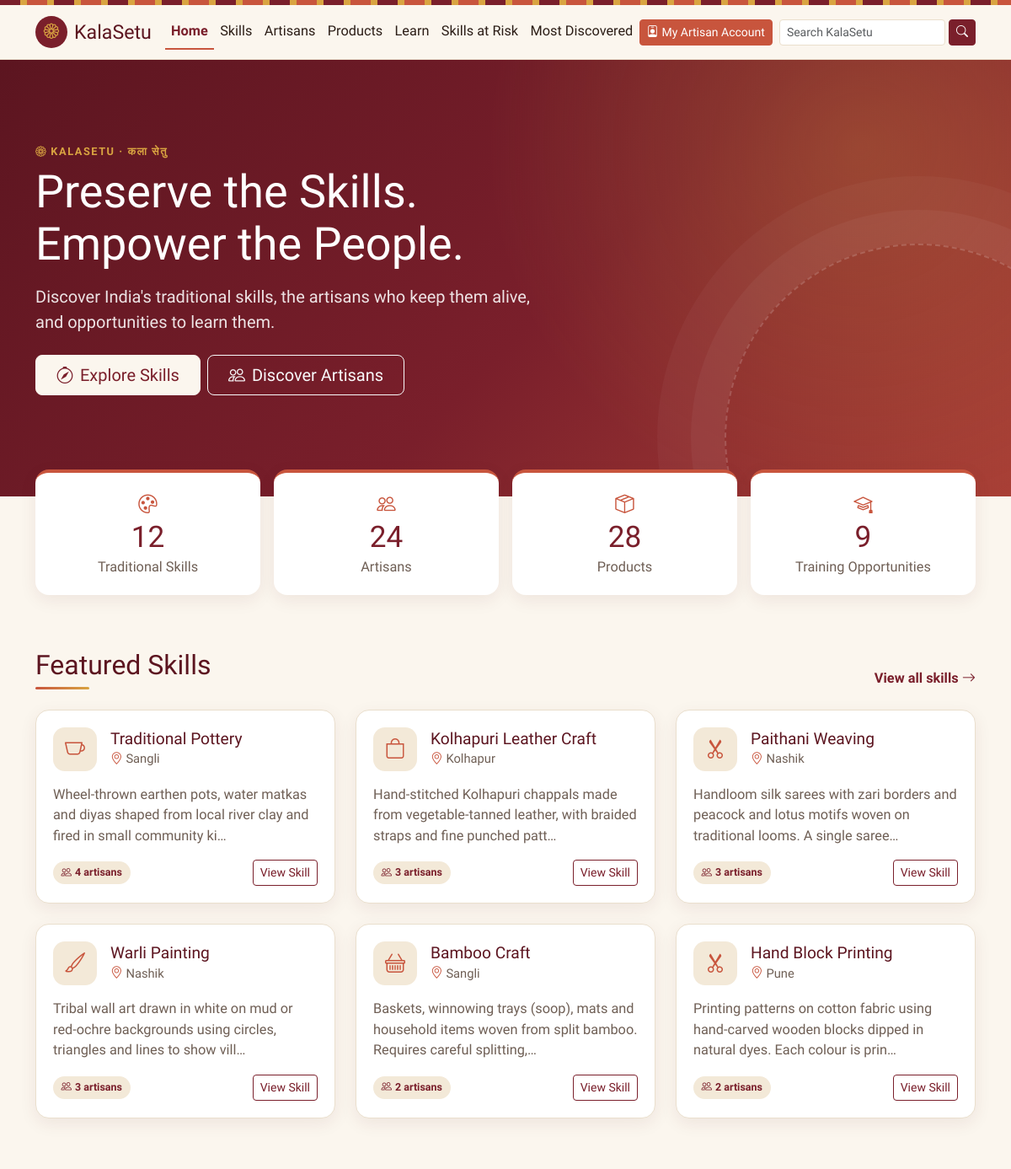
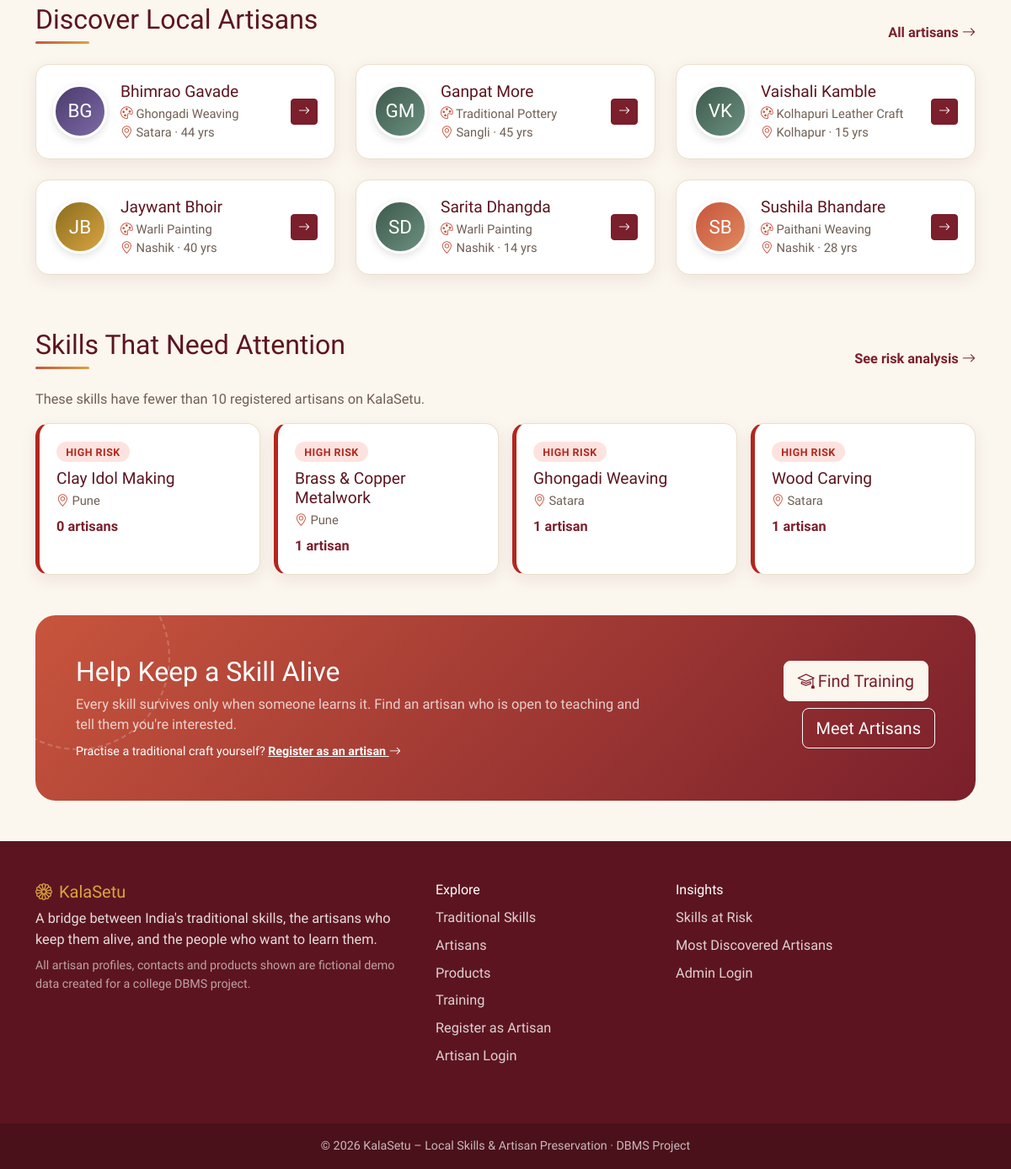
/ (signed in), run on the app's committed database (2 pictures, top to bottom).
### tables this page shows
CREATE TABLE skills (
    skill_id    INT PRIMARY KEY AUTO_INCREMENT,
    district_id INT NOT NULL,
    skill_name  VARCHAR(150) NOT NULL,
    category    VARCHAR(100) NOT NULL,
    description TEXT,
    CONSTRAINT fk_skill_district FOREIGN KEY (district_id)
        REFERENCES districts(district_id)
        ON UPDATE CASCADE ON DELETE RESTRICT
);

CREATE TABLE districts (
    district_id   INT PRIMARY KEY AUTO_INCREMENT,
    district_name VARCHAR(100) NOT NULL,
    state         VARCHAR(100) NOT NULL
);

CREATE TABLE artisans (
    artisan_id          INT PRIMARY KEY AUTO_INCREMENT,
    skill_id            INT NOT NULL,
    artisan_name        VARCHAR(150) NOT NULL,
    age                 INT,
    experience          INT,
    bio                 TEXT,
    contact             VARCHAR(100),
    accepts_apprentices BOOLEAN DEFAULT FALSE,
    profile_image       VARCHAR(255),
    CONSTRAINT fk_artisan_skill FOREIGN KEY (skill_id)
        REFERENCES skills(skill_id)
        ON UPDATE CASCADE ON DELETE RESTRICT
);

### index.php (the view, shortened to what this page needs)
<?php
require 'config/database.php';
require 'includes/functions.php';
$root = '';
$stats = $pdo->query("
    SELECT (SELECT COUNT(*) FROM skills)   AS total_skills,
           (SELECT COUNT(*) FROM artisans) AS total_artisans,
           (SELECT COUNT(*) FROM products) AS total_products,
           (SELECT COUNT(*) FROM training) AS total_training
")->fetch();
$featuredSkills = $pdo->query("
    SELECT s.skill_id, s.skill_name, s.category, s.description, d.district_name,
           COUNT(a.artisan_id) AS artisan_count
    FROM skills s
    INNER JOIN districts d ON s.district_id = d.district_id
    LEFT JOIN artisans a   ON a.skill_id = s.skill_id
    GROUP BY s.skill_id, s.skill_name, s.category, s.description, d.district_name
    ORDER BY artisan_count DESC, s.skill_name
    LIMIT 6
")->fetchAll();
$artisans = $pdo->query("
    SELECT a.artisan_id, a.artisan_name, a.experience, a.profile_image, a.accepts_apprentices,
           s.skill_name, d.district_name
    FROM artisans a
    INNER JOIN skills s    ON a.skill_id = s.skill_id
    INNER JOIN districts d ON s.district_id = d.district_id
    ORDER BY RAND()
    LIMIT 6
")->fetchAll();
$attention = $pdo->query("
    SELECT s.skill_id, s.skill_name, d.district_name, COUNT(a.artisan_id) AS artisan_count
    FROM skills s
    INNER JOIN districts d ON s.district_id = d.district_id
    LEFT JOIN artisans a   ON a.skill_id = s.skill_id
    GROUP BY s.skill_id, s.skill_name, d.district_name
    HAVING COUNT(a.artisan_id) < 10
    ORDER BY artisan_count ASC, s.skill_name
    LIMIT 4
")->fetchAll();
include 'includes/header.php';
?>
<section class="hero py-5">
    <div class="container py-lg-5 position-relative" style="z-index:1">
        <div class="row align-items-center">
            <div class="col-lg-8">
                <span class="hero-kicker mb-2"><i class="bi bi-flower1 me-1"></i>KalaSetu · कला सेतु</span>
                <h1 class="mb-3">Preserve the Skills.<br>Empower the People.</h1>
                <p class="lead mb-4">Discover India's traditional skills, the artisans who keep them alive, and opportunities to learn them.</p>
                <div class="d-flex flex-wrap gap-2 pb-4">
                    <a href="skills.php" class="btn btn-light-cream btn-lg px-4"><i class="bi bi-compass me-2"></i>Explore Skills</a>
                    <a href="artisans.php" class="btn btn-outline-light btn-lg px-4"><i class="bi bi-people me-2"></i>Discover Artisans</a>
                </div>
            </div>
        </div>
    </div>
</section>
<section class="container stats-wrap">
    <div class="row g-3">
        <?php
        $statItems = [
            ['num' => $stats['total_skills'],   'label' => 'Traditional Skills',     'icon' => 'bi-palette'],
            ['num' => $stats['total_artisans'], 'label' => 'Artisans',               'icon' => 'bi-people'],
            ['num' => $stats['total_products'], 'label' => 'Products',               'icon' => 'bi-box-seam'],
            ['num' => $stats['total_training'], 'label' => 'Training Opportunities', 'icon' => 'bi-mortarboard'],
        ];
        foreach ($statItems as $s): ?>
        <div class="col-6 col-md-3">
            <div class="stat-card">
                <i class="bi <?= $s['icon'] ?>"></i>
                <div class="stat-num mt-1"><?= (int) $s['num'] ?></div>
                <div class="stat-label"><?= e($s['label']) ?></div>
            </div>
        </div>
        <?php endforeach; ?>
    </div>
</section>
<section class="container mt-5 pt-3">
    <div class="d-flex justify-content-between align-items-end flex-wrap gap-2">
        <h2 class="section-title">Featured Skills</h2>
        <a href="skills.php" class="mb-4 text-decoration-none fw-semibold">View all skills <i class="bi bi-arrow-right"></i></a>
    </div>
    <div class="row g-4">
        <?php foreach ($featuredSkills as $sk): ?>
        <div class="col-md-6 col-lg-4">
            <div class="ks-card">
                <div class="card-body d-flex flex-column">
                    <div class="d-flex align-items-center gap-3 mb-3">
                        <span class="skill-icon"><i class="bi <?= category_icon($sk['category']) ?>"></i></span>
                        <div>
                            <h3 class="card-title mb-0"><?= e($sk['skill_name']) ?></h3>
                            <span class="meta-line"><i class="bi bi-geo-alt"></i> <?= e($sk['district_name']) ?></span>
                        </div>
                    </div>
                    <p class="text-muted-ks flex-grow-1"><?= e(excerpt($sk['description'])) ?></p>
                    <div class="d-flex justify-content-between align-items-center">
                        <span class="ks-badge"><i class="bi bi-people"></i><?= (int) $sk['artisan_count'] ?> artisans</span>
                        <a href="skill_details.php?id=<?= (int) $sk['skill_id'] ?>" class="btn btn-sm btn-outline-maroon">View Skill</a>
                    </div>
                </div>
            </div>
        </div>
        <?php endforeach; ?>
    </div>
</section>
<section class="container mt-5 pt-3">
    <div class="d-flex justify-content-between align-items-end flex-wrap gap-2">
        <h2 class="section-title">Discover Local Artisans</h2>
        <a href="artisans.php" class="mb-4 text-decoration-none fw-semibold">All artisans <i class="bi bi-arrow-right"></i></a>
    </div>
    <div class="row g-4">
        <?php foreach ($artisans as $a): ?>
        <div class="col-sm-6 col-lg-4">
            <div class="ks-card">
                <div class="card-body d-flex gap-3 align-items-center">
                    <?= artisan_avatar($a, $root) ?>
                    <div class="flex-grow-1">
                        <h3 class="card-title mb-1 h5"><?= e($a['artisan_name']) ?></h3>
                        <div class="meta-line"><i class="bi bi-palette"></i> <?= e($a['skill_name']) ?></div>
                        <div class="meta-line"><i class="bi bi-geo-alt"></i> <?= e($a['district_name']) ?> · <?= (int) $a['experience'] ?> yrs</div>
                    </div>
                    <a href="artisan_details.php?id=<?= (int) $a['artisan_id'] ?>" class="btn btn-sm btn-maroon" aria-label="View profile of <?= e($a['artisan_name']) ?>"><i class="bi bi-arrow-right"></i></a>
                </div>
            </div>
        </div>
        <?php endforeach; ?>
    </div>
</section>
<section class="container mt-5 pt-3">
    <div class="d-flex justify-content-between align-items-end flex-wrap gap-2">
        <h2 class="section-title">Skills That Need Attention</h2>
        <a href="at_risk.php" class="mb-4 text-decoration-none fw-semibold">See risk analysis <i class="bi bi-arrow-right"></i></a>
    </div>
    <p class="text-muted-ks">These skills have fewer than 10 registered artisans on KalaSetu.</p>
    <div class="row g-3">
        <?php foreach ($attention as $sk): $r = risk_level((int) $sk['artisan_count']); ?>
        <div class="col-sm-6 col-lg-3">
            <a href="skill_details.php?id=<?= (int) $sk['skill_id'] ?>" class="text-decoration-none">
                <div class="ks-card risk-card">
                    <div class="card-body">
                        <span class="risk-pill <?= $r['class'] ?>"><?= $r['label'] ?></span>
                        <h3 class="card-title h6 mt-2 mb-1"><?= e($sk['skill_name']) ?></h3>
                        <div class="meta-line"><i class="bi bi-geo-alt"></i> <?= e($sk['district_name']) ?></div>
                        <div class="fw-bold text-maroon mt-2"><?= (int) $sk['artisan_count'] ?> artisan<?= $sk['artisan_count'] == 1 ? '' : 's' ?></div>
                    </div>
                </div>
            </a>
        </div>
        <?php endforeach; ?>
    </div>
</section>
<section class="container mt-5">
    <div class="cta-band p-4 p-md-5">
        <div class="row align-items-center g-3 position-relative">
            <div class="col-lg-8">
                <h2 class="mb-2">Help Keep a Skill Alive</h2>
                <p class="mb-2 opacity-75">Every skill survives only when someone learns it. Find an artisan who is open to teaching and tell them you're interested.</p>
                <p class="mb-0 small">Practise a traditional craft yourself? <a href="register.php" class="text-white fw-semibold">Register as an artisan <i class="bi bi-arrow-right"></i></a></p>
            </div>
            <div class="col-lg-4 text-lg-end">
                <a href="training.php" class="btn btn-light-cream btn-lg me-2 mb-2"><i class="bi bi-mortarboard me-1"></i>Find Training</a>
                <a href="artisans.php" class="btn btn-outline-light btn-lg mb-2">Meet Artisans</a>
            </div>
        </div>
    </div>
</section>
<?php include 'includes/footer.php'; ?>

### includes/functions.php (shortened to what this page needs)
<?php
function e($value): string
{
    return htmlspecialchars((string) $value, ENT_QUOTES, 'UTF-8');
}
function risk_level(int $count): array
{
    if ($count < 10) {
        return ['label' => 'HIGH RISK', 'class' => 'risk-high'];
    }
    return ['label' => 'LOW RISK', 'class' => 'risk-low'];
}
function category_icon(?string $category): string
{
    $map = [
        'Pottery'             => 'bi-cup',
        'Craft'               => 'bi-basket',
        'Leather'             => 'bi-bag',
        'Jewellery'           => 'bi-gem',
        'Folk Art'            => 'bi-brush',
        'Textile'             => 'bi-scissors',
        'Woodwork'            => 'bi-tree',
        'Metal Craft'         => 'bi-hammer',
        'Musical Instruments' => 'bi-music-note-beamed',
    ];
    return $map[$category] ?? 'bi-palette';
}
function initials(string $name): string
{
    $parts = preg_split('/\s+/', trim($name));
    $first = mb_substr($parts[0] ?? '', 0, 1);
    $last  = count($parts) > 1 ? mb_substr(end($parts), 0, 1) : '';
    return mb_strtoupper($first . $last);
}
function artisan_avatar(array $a, string $root, string $size = ''): string
{
    $cls = 'avatar' . ($size ? ' avatar-' . $size : '');
    $tone = ((int) ($a['artisan_id'] ?? 0)) % 5;
    return '<div class="' . $cls . ' avatar-tone-' . $tone . '" aria-hidden="true">' . e(initials($a['artisan_name'])) . '</div>';
}
function excerpt(?string $text, int $len = 110): string
{
    $text = trim((string) $text);
    return mb_strlen($text) > $len ? mb_substr($text, 0, $len) . '…' : $text;
}

### data on the page
skills: skill_name "Traditional Pottery", district.district_name "Sangli", description "Wheel-thrown earthen pots, water matkas and diyas shaped from local river clay and fired in small community ki…", artisan_count "4"
skills: skill_name "Kolhapuri Leather Craft", district.district_name "Kolhapur", description "Hand-stitched Kolhapuri chappals made from vegetable-tanned leather, with braided straps and fine punched patt…", artisan_count "3"
skills: skill_name "Paithani Weaving", district.district_name "Nashik", description "Handloom silk sarees with zari borders and peacock and lotus motifs woven on traditional looms. A single saree…", artisan_count "3"
skills: skill_name "Warli Painting", district.district_name "Nashik", description "Tribal wall art drawn in white on mud or red-ochre backgrounds using circles, triangles and lines to show vill…", artisan_count "3"
skills: skill_name "Bamboo Craft", district.district_name "Sangli", description "Baskets, winnowing trays (soop), mats and household items woven from split bamboo. Requires careful splitting,…", artisan_count "2"
skills: skill_name "Hand Block Printing", district.district_name "Pune", description "Printing patterns on cotton fabric using hand-carved wooden blocks dipped in natural dyes. Each colour is prin…", artisan_count "2"
artisans: artisan_name "BG", artisan_name "Bhimrao Gavade", skill.skill_name "Ghongadi Weaving", districts.district_name "Satara", experience "44"
artisans: artisan_name "GM", artisan_name "Ganpat More", skill.skill_name "Traditional Pottery", districts.district_name "Sangli", experience "45"
artisans: artisan_name "VK", artisan_name "Vaishali Kamble", skill.skill_name "Kolhapuri Leather Craft", districts.district_name "Kolhapur", experience "15"
artisans: artisan_name "JB", artisan_name "Jaywant Bhoir", skill.skill_name "Warli Painting", districts.district_name "Nashik", experience "40"
artisans: artisan_name "SD", artisan_name "Sarita Dhangda", skill.skill_name "Warli Painting", districts.district_name "Nashik", experience "14"
artisans: artisan_name "SB", artisan_name "Sushila Bhandare", skill.skill_name "Paithani Weaving", districts.district_name "Nashik", experience "28"
skills: label "HIGH RISK", skill_name "Clay Idol Making", district.district_name "Pune", artisan_count "0"
skills: label "HIGH RISK", skill_name "Brass & Copper Metalwork", district.district_name "Pune", artisan_count "1"
skills: label "HIGH RISK", skill_name "Ghongadi Weaving", district.district_name "Satara", artisan_count "1"
skills: label "HIGH RISK", skill_name "Wood Carving", district.district_name "Satara", artisan_count "1"

### other printed values
$label "Home Skills Artisans Products Learn Skills at Risk Most Discovered"
$s['num'] "12"
$s['label'] "Traditional Skills"
$s['num'] "24"
$s['label'] "Artisans"
$s['num'] "28"
$s['label'] "Products"
$s['num'] "9"
$s['label'] "Training Opportunities"
